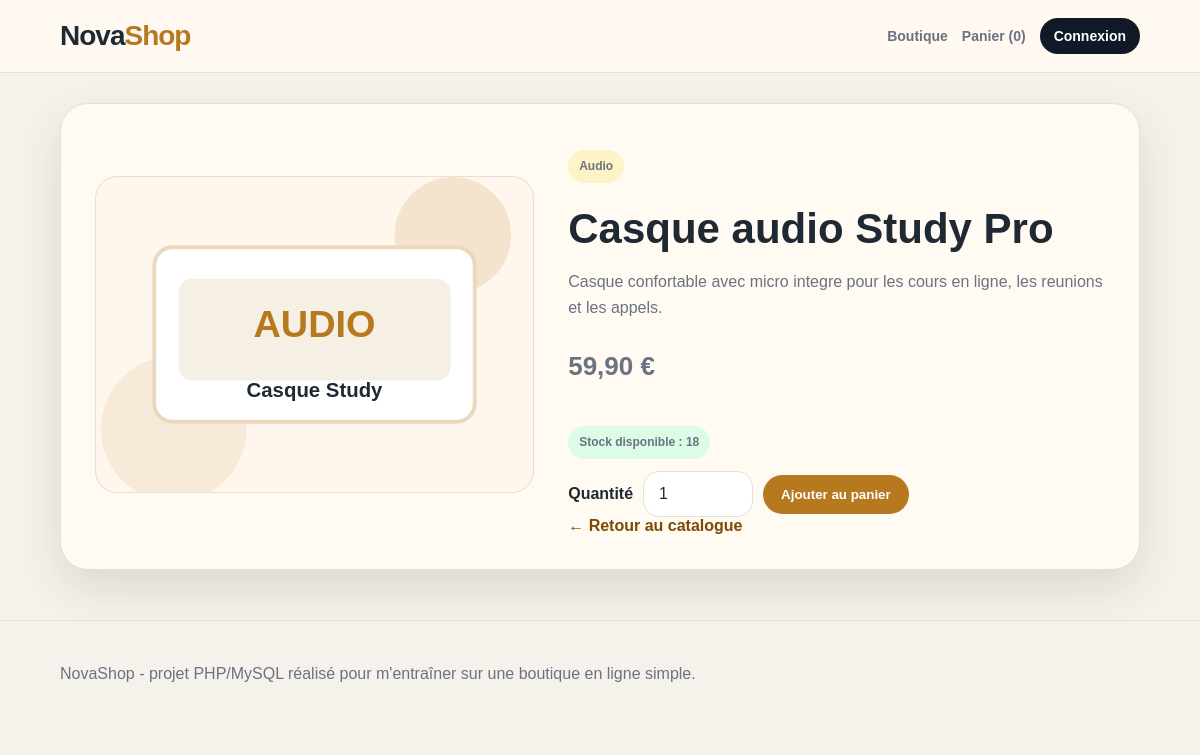
Page /produit.php?id=5 on the earlier database version.
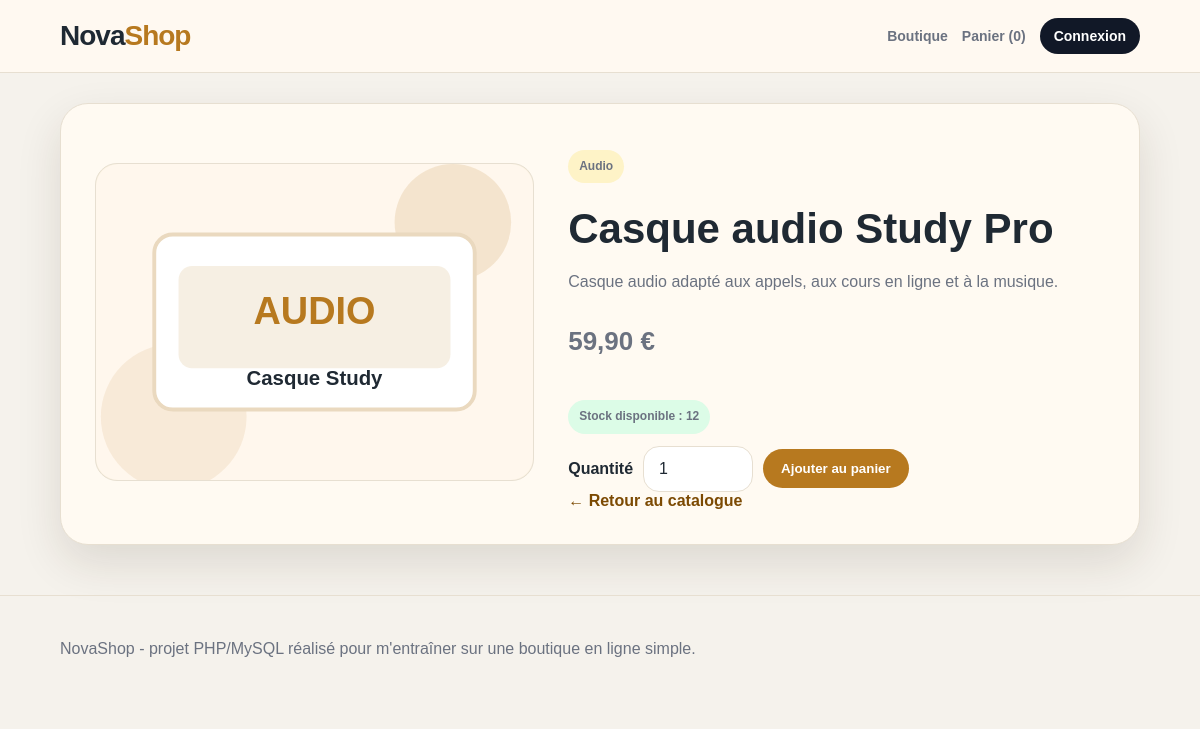
Same page on the later database version.
### tables this page shows
CREATE TABLE produit (
    id_produit INT AUTO_INCREMENT PRIMARY KEY,
    nom VARCHAR(150) NOT NULL,
    description TEXT,
    prix DECIMAL(10,2) NOT NULL,
    stock INT NOT NULL DEFAULT 0,
    image VARCHAR(255) DEFAULT 'images/produit-defaut.svg',
    id_categorie INT,
    actif TINYINT(1) DEFAULT 1,
    FOREIGN KEY (id_categorie) REFERENCES categorie(id_categorie)
);

CREATE TABLE categorie (
    id_categorie INT AUTO_INCREMENT PRIMARY KEY,
    nom VARCHAR(100) NOT NULL
);

### connexion.php (called while the page is built, shortened)
<?php
function proteger($texte) {
    return htmlspecialchars($texte, ENT_QUOTES, 'UTF-8');
}
function afficher_prix($montant) {
    return number_format($montant, 2, ',', ' ') . ' €';
}
?>

### produit.php (the view, shortened to what this page needs)
<?php
require_once 'connexion.php';
$id = isset($_GET['id']) ? intval($_GET['id']) : 0;
$requete = $pdo->prepare("SELECT produit.*, categorie.nom AS nom_categorie
                         FROM produit
                         LEFT JOIN categorie ON produit.id_categorie = categorie.id_categorie
                         WHERE produit.id_produit = ? AND produit.actif = 1");
$requete->execute(array($id));
$produit = $requete->fetch(PDO::FETCH_ASSOC);
require_once 'header.php';
?>
<section class="bloc fiche-produit">
    <div class="image-fiche">
        <img src="<?php echo proteger($produit['image']); ?>" alt="<?php echo proteger($produit['nom']); ?>">
    </div>
    <div class="details-fiche">
        <p class="etiquette-categorie"><?php echo proteger($produit['nom_categorie']); ?></p>
        <h1><?php echo proteger($produit['nom']); ?></h1>
        <p><?php echo proteger($produit['description']); ?></p>
        <p class="gros-prix"><?php echo afficher_prix($produit['prix']); ?></p>
        <?php if ($produit['stock'] > 0) { ?>
            <p class="stock-ok">Stock disponible : <?php echo $produit['stock']; ?></p>
            <form method="post" action="panier.php" class="formulaire-ligne">
                <label>Quantité</label>
                <input type="number" name="quantite" min="1" max="<?php echo $produit['stock']; ?>" value="1">
                <button type="submit">Ajouter au panier</button>
            </form>
        <?php } else { ?>
            <p class="stock-vide">Ce produit est actuellement en rupture de stock.</p>
        <?php } ?>
        <a class="lien-retour" href="index.php">← Retour au catalogue</a>
    </div>
</section>
<?php require_once 'footer.php'; ?>

Differences in the rows shown:
changed produit "Casque audio Study Pro": description "Casque confortable avec micro integre pour les cours en ligne, les reunions et les appels." → "Casque audio adapté aux appels, aux cours en ligne et à la musique."; stock "18" → "12"
